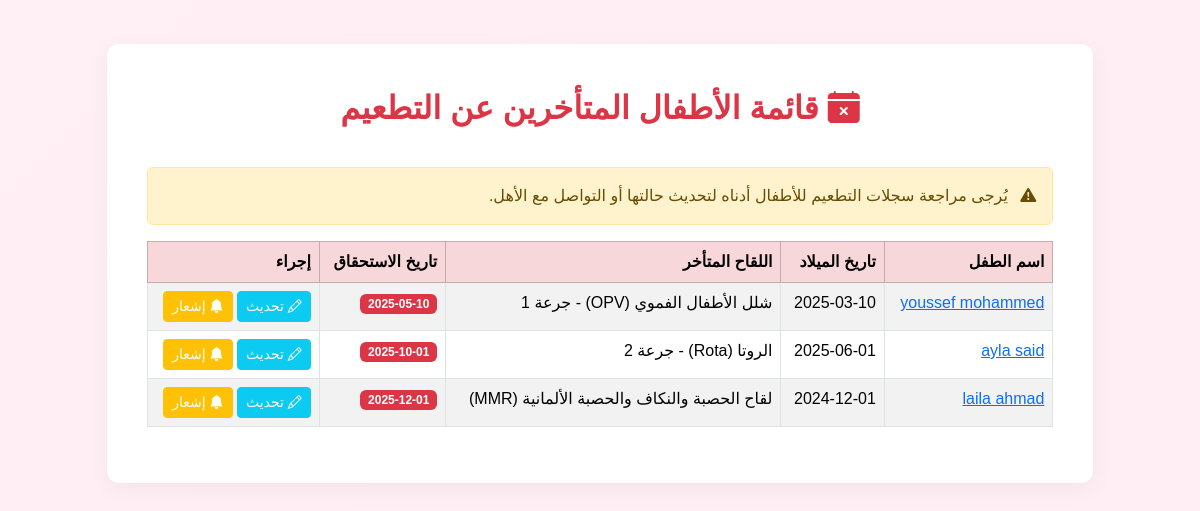
Screenshot of /overdue_vaccines.php (signed in) with the database file from the repository.
### tables this page shows
CREATE TABLE `child_vaccines` (
  `id` int(11) NOT NULL,
  `child_id` int(11) NOT NULL,
  `vaccine_id` int(11) NOT NULL,
  `due_date` date NOT NULL,
  `administered_date` date DEFAULT NULL,
  `status` enum('due','administered','missed') NOT NULL DEFAULT 'due',
  `nurse_note` text DEFAULT NULL,
  `certificate_filename` varchar(255) DEFAULT NULL,
  `nurse_id` int(11) DEFAULT NULL,
  `created_at` timestamp NOT NULL DEFAULT current_timestamp(),
  `vaccine_schedule_id` int(11) DEFAULT NULL
);

CREATE TABLE `children` (
  `id` int(11) NOT NULL,
  `user_id` int(11) NOT NULL,
  `name` varchar(100) NOT NULL,
  `birth_date` date NOT NULL,
  `age` varchar(50) NOT NULL,
  `weight` float NOT NULL,
  `height` float NOT NULL,
  `created_at` timestamp NOT NULL DEFAULT current_timestamp(),
  `is_archived` tinyint(1) NOT NULL DEFAULT 0,
  `is_twin` tinyint(1) DEFAULT 0,
  `gender` enum('male','female') DEFAULT NULL,
  `twin_group` varchar(100) DEFAULT NULL,
  `nutrition_guideline_id` int(11) DEFAULT NULL
);

CREATE TABLE `vaccines` (
  `id` int(11) NOT NULL,
  `name` varchar(100) NOT NULL,
  `target_age` varchar(50) NOT NULL,
  `description` text DEFAULT NULL,
  `created_at` timestamp NOT NULL DEFAULT current_timestamp()
);

### overdue_vaccines.php (the view, shortened to what this page needs)
<?php
$host = 'localhost';
$db   = 'baby_tracker1';
$user = 'root';
$pass = '';
$charset = 'utf8mb4';
$dsn = "mysql:host=$host;dbname=$db;charset=$charset";
$options = [
    PDO::ATTR_ERRMODE            => PDO::ERRMODE_EXCEPTION,
    PDO::ATTR_DEFAULT_FETCH_MODE => PDO::FETCH_ASSOC,
    PDO::ATTR_EMULATE_PREPARES   => false,
];
$errors = [];
$overdue_children = [];
try {
    $pdo = new PDO($dsn, $user, $pass, $options);
    $sql = "SELECT
                c.id as child_id,
                c.name as child_name,
                c.birth_date,
                v.name as vaccine_name,
                cv.due_date,
                cv.status,
                cv.id as record_id
            FROM child_vaccines cv
            JOIN children c ON cv.child_id = c.id
            JOIN vaccines v ON cv.vaccine_id = v.id
            WHERE cv.status IN ('due', 'missed')
            AND cv.due_date < CURDATE()
            ORDER BY cv.due_date ASC";
    $stmt = $pdo->prepare($sql);
    $stmt->execute();
    $overdue_children = $stmt->fetchAll();
} catch (PDOException $e) {
    $errors[] = 'خطأ في الاتصال بقاعدة البيانات: ' . $e->getMessage();
}
?>
<!DOCTYPE html>
<html lang="ar" dir="rtl">
<head>
    <link href="https://cdn.jsdelivr.net/npm/bootstrap@5.3.2/dist/css/bootstrap.rtl.min.css" rel="stylesheet">
    <link rel="stylesheet" href="https://cdn.jsdelivr.net/npm/bootstrap-icons@1.10.5/font/bootstrap-icons.css">
    <link rel="stylesheet" href="https://cdnjs.cloudflare.com/ajax/libs/font-awesome/6.4.0/css/all.min.css">
</head>
<body>
<div class="main-container">
    <div class="dashboard-container">
        <div class="row justify-content-center">
            <div class="col-lg-10 main-box mt-4">
                <div class="page-header"><i class="bi bi-calendar-x-fill"></i> قائمة الأطفال المتأخرين عن التطعيم</div>
                <?php if (empty($overdue_children)): ?>
                    <div class="alert alert-success text-center">
                        <i class="bi bi-check-circle-fill me-2"></i> لا يوجد أطفال متأخرون عن مواعيد التطعيم حالياً.
                    </div>
                <?php else: ?>
                    <div class="alert alert-warning">
                        <i class="bi bi-exclamation-triangle-fill me-2"></i> يُرجى مراجعة سجلات التطعيم للأطفال أدناه لتحديث حالتها أو التواصل مع الأهل.
                    </div>
                    <table class="table table-bordered table-striped table-hover">
                        <thead class="table-danger">
                            <tr>
                                <th>اسم الطفل</th>
                                <th>تاريخ الميلاد</th>
                                <th>اللقاح المتأخر</th>
                                <th>تاريخ الاستحقاق</th>
                                <th>إجراء</th>
                            </tr>
                        </thead>
                        <tbody>
                            <?php foreach ($overdue_children as $child): ?>
                                <tr>
                                    <td><a href="child_details.php?id=<?= $child['child_id'] ?>"><?= htmlspecialchars($child['child_name']) ?></a></td>
                                    <td><?= htmlspecialchars($child['birth_date']) ?></td>
                                    <td><?= htmlspecialchars($child['vaccine_name']) ?></td>
                                    <td><span class="badge bg-danger"><?= htmlspecialchars($child['due_date']) ?></span></td>
                                    <td>
                                        <a href="child_vaccination.php?child_id=<?= $child['child_id'] ?>&edit_id=<?= $child['record_id'] ?>" class="btn btn-sm btn-info text-white"><i class="bi bi-pencil"></i> تحديث</a>
                                        <button onclick="sendNotify(<?= $child['record_id'] ?>)" class="btn btn-sm btn-warning text-white"><i class="bi bi-bell-fill"></i> إشعار</button>
                                    </td>
                                </tr>
                            <?php endforeach; ?>
                        </tbody>
                    </table>
                <?php endif; ?>
            </div>
        </div>
    </div>
</div>
</body>
</html>

### rows the page displays
child_vaccines: child.name "youssef mohammed", child.birth_date "2025-03-10", vaccine.name "شلل الأطفال الفموي (OPV) - جرعة 1", due_date "2025-05-10"
child_vaccines: child.name "ayla said", child.birth_date "2025-06-01", vaccine.name "الروتا (Rota) - جرعة 2", due_date "2025-10-01"
child_vaccines: child.name "laila ahmad", child.birth_date "2024-12-01", vaccine.name "لقاح الحصبة والنكاف والحصبة الألمانية (MMR)", due_date "2025-12-01"
